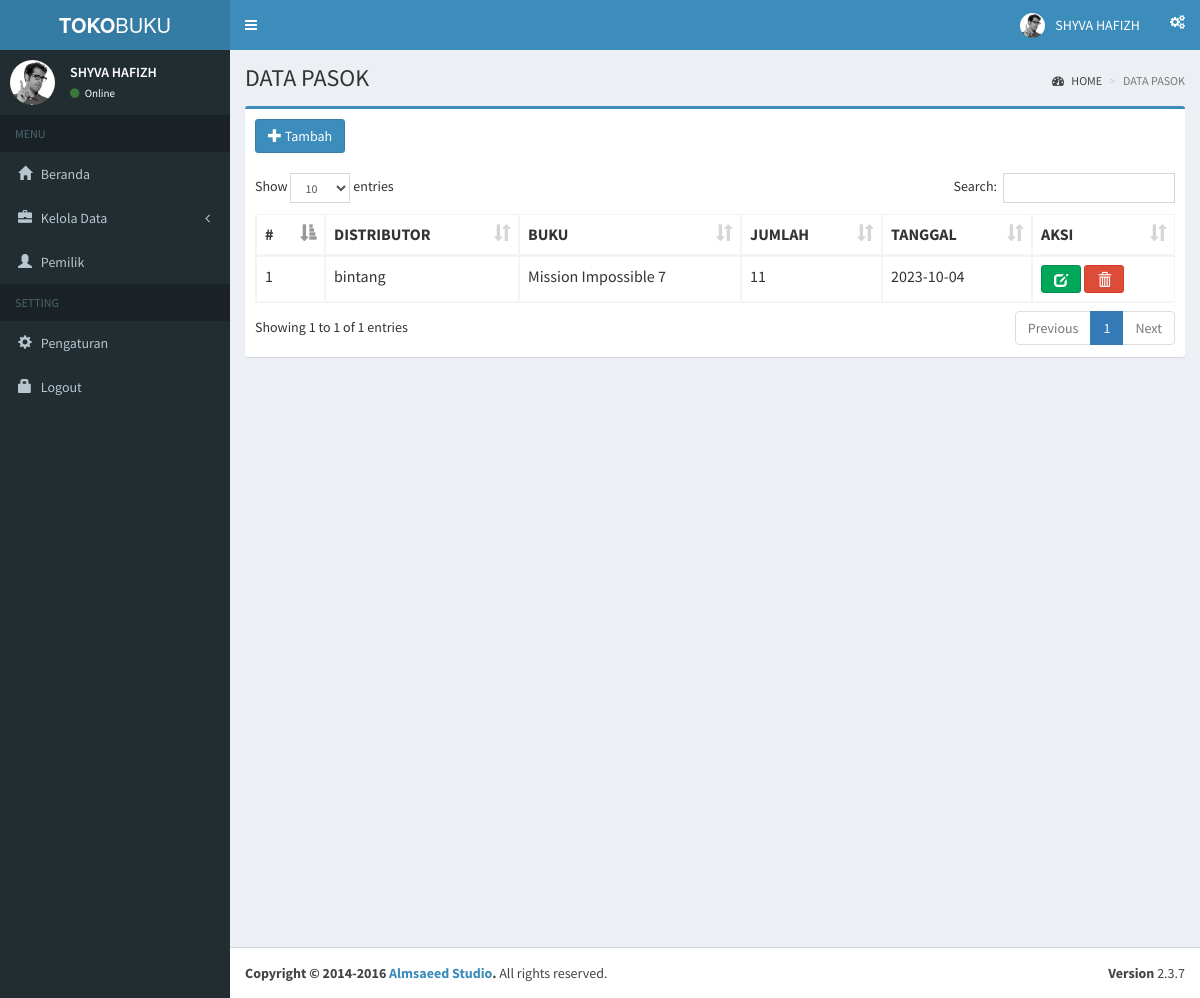
The page /index.php?page=data_pasok (signed in) on the database its author committed.
### tables this page shows
CREATE TABLE `pasok` (
  `id_pasok` int(11) NOT NULL,
  `id_distributor` int(11) NOT NULL,
  `id_buku` int(11) NOT NULL,
  `jumlah` int(20) NOT NULL,
  `tanggal` date NOT NULL
);

CREATE TABLE `distributor` (
  `id_distributor` int(11) NOT NULL,
  `nama_distributor` varchar(11) NOT NULL,
  `alamat` text NOT NULL,
  `telepon` varchar(25) NOT NULL
);

CREATE TABLE `buku` (
  `id_buku` int(11) NOT NULL,
  `judul` varchar(255) DEFAULT NULL,
  `noisbn` int(50) DEFAULT NULL,
  `penulis` varchar(255) DEFAULT NULL,
  `penerbit` varchar(255) DEFAULT NULL,
  `tahun` int(11) DEFAULT NULL,
  `stok` int(50) DEFAULT NULL,
  `harga_pokok` int(255) DEFAULT NULL,
  `harga_jual` int(255) DEFAULT NULL,
  `gambar` varchar(50) NOT NULL
);

### pages/pasok/data_pasok.php (the view, shortened to what this page needs)
<div class="content-wrapper">
  <section class="content-header">
    <h1>
      DATA PASOK
    </h1>
    <ol class="breadcrumb">
      <li><a href="index.php"><i class="fa fa-dashboard"></i> HOME</a></li>
      <li class="active">DATA PASOK</li>
    </ol>
  </section>
  <section class="content">
    <div class="row">
      <div class="col-xs-12">
        <div class="box box-primary">
          <div class="box-header">
            <a href="index.php?page=tambah_pasok" class="btn btn-primary" role="button" title="Tambah Data"><i class="glyphicon glyphicon-plus"></i> Tambah</a>
          </div>
          <div class="box-body table-responsive">
            <table id="pasok" class="table table-bordered table-hover">
              <thead>
                <tr>
                  <th>#</th>
                  <th>DISTRIBUTOR</th>
                  <th>BUKU</th>
                  <th>JUMLAH</th>
                  <th>TANGGAL</th>
                  <th>AKSI</th>
                </tr>
              </thead>
              <tbody>
                <?php
                include "../toko-buku/conf/conn.php";
                $no = 0;
                $query = mysqli_query($koneksi, "SELECT pasok.*, distributor.*, buku.* FROM pasok
                INNER JOIN distributor ON pasok.id_distributor = distributor.id_distributor
                INNER JOIN buku ON pasok.id_buku = buku.id_buku order by pasok.id_pasok DESc")
                  or die(mysqli_error($koneksi));
                while ($row = mysqli_fetch_array($query)) {
                ?>
                  <tr>
                    <td><?php echo $no = $no + 1; ?></td>
                    <td><?php echo $row['nama_distributor']; ?></td>
                    <td><?php echo $row['judul']; ?></td>
                    <td><?php echo $row['jumlah']; ?></td>
                    <td><?php echo $row['tanggal']; ?></td>
                    <td>
                      <a href="index.php?page=ubah_pasok&id=<?= $row['id_pasok']; ?>" class="btn btn-success" role="button" title="Ubah Data"><i class="glyphicon glyphicon-edit"></i></a>
                      <a href="javascript:void(0);" class="btn btn-danger" role="button" title="Hapus Data" onclick="hapusPasok(<?= $row['id_pasok']; ?>);"><i class="glyphicon glyphicon-trash"></i></a>
                    </td>
                  </tr>
                <?php } ?>
              </tbody>
            </table>
          </div>
        </div>
      </div>
    </div>
  </section>
</div>

### rows shown on the page
pasok: id_distributor.nama_distributor "bintang", id_buku.judul "Mission Impossible 7", jumlah "11", tanggal "2023-10-04"
